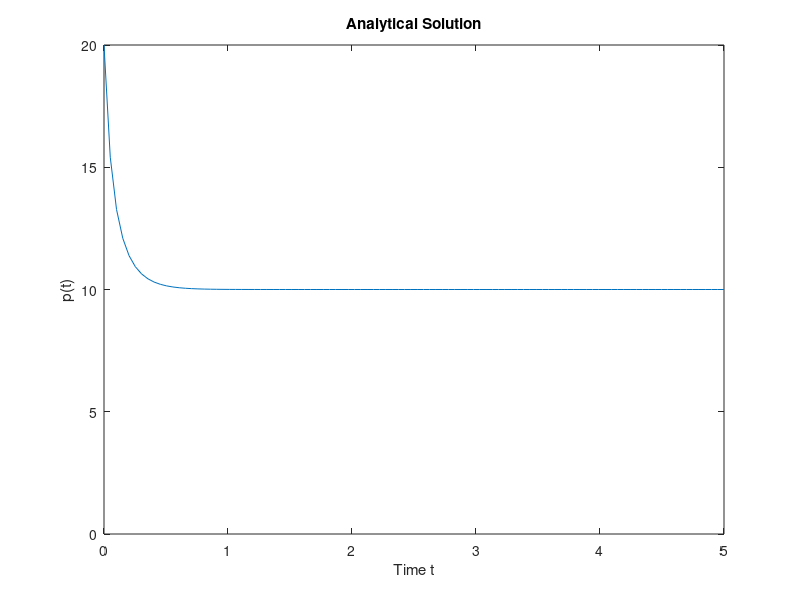

Source code (MATLAB): (Note: this script raises an error after producing the figure.)
%% Variables

Analyt_Sol = @(t) 200./(20-10*exp(-7.*t));  % Analytical Solution
f = @(p) 7*(1-p/10)*p;						% ODE diff(p) = f(p)
D_f = @(p)(7*(1-p/5));						% diff of f wrt p
p0 = 20;									% Initial value
t_end = 5;									% end time
dt = [1 1/2 1/4 1/8 1/16 1/32];				% time steps
Er_ExEul = zeros(1, length(dt));			% App. Error of Explicit Euler method
Er_Heun = zeros(1, length(dt));				% App. Error of method of Heun
Er_ImEul = zeros(1, length(dt));			% App. Error of Implicit Euler
Er_AdMol = zeros(1, length(dt));			% App. Error of Adams Moulton method
Er_AML1 = zeros(1, length(dt));				% App. Error of Adams Moulton Linearization-1
Er_AML2 = zeros(1, length(dt));				% App. Error of Adams Moulton Linearization-2
% Color definition matrix for graphs
Color = {[1 1 0], [1 0 1], [0 1 1], [1 0 0], [0 1 0], [0 0 1], [0 0 0]};
% Figure position matrix for figures
FigPosition = {[66 277 512 384], [436 278 512 384], [855 278 512 384], ...
               [66 1 512 384], [434 1 512 384],[855 1 512 384]};

%% a)

%p = 20;                                  % Y axis value limits
t = linspace(t_end,0);
close all
set(0, 'DefaultFigurePosition', FigPosition{1})
figure('name','Analytical Solution');
plot(t,Analyt_Sol(t));                   % Plotted p(t) in a graph
axis([0,t_end,0,p0]);
xlabel('Time t');
ylabel('p(t)');
title('Analytical Solution');

fprintf('Program paused. Proceed with Task b). Press enter to continue.\n\n');
pause;

%% b)

% Explicit Euler
% all Explicit Euler approximation values are calculated along with the
% error E_Ex_Eul (see task g))

%Global layout and display configuration
set(0, 'DefaultFigurePosition', FigPosition{1})
close all
figure('name','Explicit Euler');

%Explicit Euler for all dt's
for i=1:length(dt)
t = 0:dt(i):t_end;
p = Analyt_Sol(t);

y = Euler(f,p0,dt(i),t_end);                    %Euler calculation
Er_ExEul(i) = sqrt((dt(i)/5)*sum((y-p).^2));    %Error calculation
plot(t,y,'Color',Color{i},'LineStyle','-')      %Plot formating
hold on
end

%Printing results
plot(t,p,'Color',Color{length(dt)+1},'LineStyle','-')
axis([0,t_end,0,p0]);

%Labeling
xlabel('Time t')
ylabel('p(t)')
legend(strcat('Explicit Euler with dt =',' ',num2str(dt(1))),...
       strcat('Explicit Euler with dt =',' ',num2str(dt(2))),...
       strcat('Explicit Euler with dt =',' ',num2str(dt(3))),...
       strcat('Explicit Euler with dt =',' ',num2str(dt(4))),...
	   strcat('Explicit Euler with dt =',' ',num2str(dt(5))),...
	   strcat('Explicit Euler with dt =',' ',num2str(dt(6))),...
       'Analytical Solution', 'Location','northeast')
title(['Comparison of Explicit Euler approximations wrt time step ' ...
       'and analytical solution.'])
hold off

% Heun
% all Heun approximation values are calculated along with the
% error Er_Heun

set(0, 'DefaultFigurePosition', FigPosition{2})
figure('name','Heun');

% Heun Calculaitons
for i=1:length(dt)
t = 0:dt(i):t_end;
p = Analyt_Sol(t);

y = Heun(f,p0,dt(i),t_end);                 %Heun Calculation
Er_Heun(i) = sqrt((dt(i)/5)*sum((y-p).^2)); %Deviation error calculation
plot(t,y,'Color',Color{i},'LineStyle','-')  %Plot for all dt results
hold on
end

%Analytical solution Plot
plot(t,p,'Color',Color{length(dt)+1},'LineStyle','-')
axis([0,t_end,0,p0]);

xlabel('Time t');
ylabel('p(t)');
legend(strcat('Heun with dt =',' ',num2str(dt(1))),...
       strcat('Heun with dt =',' ',num2str(dt(2))),...
       strcat('Heun with dt =',' ',num2str(dt(3))),...
       strcat('Heun with dt =',' ',num2str(dt(4))),...
	   strcat('Heun with dt =',' ',num2str(dt(5))),...
	   strcat('Heun with dt =',' ',num2str(dt(6))),...
       'Analytical Solution', 'Location','northeast')
title(['Comparison of Heun approximations wrt time step ' ...
       'and analytical solution.'])
hold off

fprintf('Program paused. Proceed with Task b). Press enter to continue.\n\n');
pause;

%% c) and d)
% Implicit Euler
% all Implicit Euler aproximation values are calculated along with the
% error Er_ImEul

%Figure layout
set(0, 'DefaultFigurePosition', FigPosition{3})
figure('name','Implicit Euler');

%Implicit Euler Calculations
for i=1:length(dt)
t = 0:dt(i):t_end;
p = Analyt_Sol(t);
y = Im_Eul(f,D_f,p0,dt(i),t_end);
Er_ImEul(i) = sqrt((dt(i)/5)*sum((y-p).^2));
plot(t,y,'Color',Color{i},'LineStyle','-') 
hold on
end

%Printing results
plot(t,p,'Color',Color{length(dt)+1},'LineStyle','-')
axis([0,t_end,0,p0]);

xlabel('Time t')
ylabel('p(t)')
legend(strcat('dt =',' ',num2str(dt(1))),...
       strcat('dt =',' ',num2str(dt(2))),...
       strcat('dt =',' ',num2str(dt(3))),...
       strcat('dt =',' ',num2str(dt(4))),...
	   strcat('dt =',' ',num2str(dt(5))),...
	   strcat('dt =',' ',num2str(dt(6))),...
       'Analytical Solution', 'Location','northeast')
title(['Comparison of Implicit Euler approximations wrt time step ' ...
       'and analytical solution.'])
hold off


% Adams Moulton
% all Adams Moulton approximation values are calculated along with the
% error Er_AdMol

set(0, 'DefaultFigurePosition', FigPosition{4})
figure('name','Adams Moulton');

for i=1:length(dt)
t = 0:dt(i):t_end;
p = Analyt_Sol(t);
y = Adams_Moulton(f,D_f,p0,dt(i),t_end);
Er_AdMol(i) = sqrt((dt(i)/5)*sum((y-p).^2));
plot(t,y,'Color',Color{i},'LineStyle','-')
hold on
end

plot(t,p,'Color',Color{length(dt)+1},'LineStyle','-')
axis([0,t_end,0,p0]); % Increase the yscale to track instable behaviour

xlabel('Time t')
ylabel('p(t)')
legend(strcat('dt =',' ',num2str(dt(1))),...
       strcat('dt =',' ',num2str(dt(2))),...
       strcat('dt =',' ',num2str(dt(3))),...
       strcat('dt =',' ',num2str(dt(4))),...
	   strcat('dt =',' ',num2str(dt(5))),...
	   strcat('dt =',' ',num2str(dt(6))),...
       'Analytical Solution', 'Location','northeast')
title(['Comparison of ADAMS MOULTON approximations wrt time step ' ...
       'and analytical solution.'])
hold off

fprintf('Program paused. Proceed with Task e). Press enter to continue.\n\n');
pause;

%% e) and f)
% Adams Moulton Linearization 1
% all Adams Moulton linearization1 approximation values are calculated along with the
% error Er_AML1

set(0, 'DefaultFigurePosition', FigPosition{5})
figure('name','AM Linearization1');

for i=1:length(dt)
t = 0:dt(i):t_end;
p = Analyt_Sol(t);
y = AM_Lin1(p0,dt(i),t_end);
Er_AML1(i) = sqrt((dt(i)/5)*sum((y-p).^2));
plot(t,y,'Color',Color{i},'LineStyle','-')
hold on
end

plot(t,p,'Color',Color{length(dt)+1},'LineStyle','-')
axis([0,t_end,0,p0]);

xlabel('Time t')
ylabel('p(t)')
legend(strcat('dt =',' ',num2str(dt(1))),...
       strcat('dt =',' ',num2str(dt(2))),...
       strcat('dt =',' ',num2str(dt(3))),...
       strcat('dt =',' ',num2str(dt(4))),...
	   strcat('dt =',' ',num2str(dt(5))),...
	   strcat('dt =',' ',num2str(dt(6))),...
       'Analytical Solution', 'Location','northeast')
title(['Comparison of First Linearised Adams Moulton approximations wrt ' ...
       'time step and analytical solution.'])
hold off

% Adams Moulton Linearization 2
% all Adams Moulton linearization1 aproximation values are calculated along with the
% error Er_AML2

t_end = 30;	% JFT (Increased time frame to observe "long time" behaviour)

set(0, 'DefaultFigurePosition', FigPosition{6})
figure('name','AM Linearization2');

%plug and play liniarisation formula
for i=1:length(dt)
t = 0:dt(i):t_end;
p = Analyt_Sol(t);
y = AM_Lin2(p0,dt(i),t_end);
Er_AML2(i) = sqrt((dt(i)/5)*sum((y-p).^2));
plot(t,y,'Color',Color{i},'LineStyle','-')
hold on
end

%Printing results
plot(t,p,'Color',Color{length(dt)+1},'LineStyle','-')
axis([0,t_end,0,p0]);

xlabel('Time t')
ylabel('p(t)')
legend(strcat('dt =',' ',num2str(dt(1))),...
       strcat('dt =',' ',num2str(dt(2))),...
       strcat('dt =',' ',num2str(dt(3))),...
       strcat('dt =',' ',num2str(dt(4))),...
	   strcat('dt =',' ',num2str(dt(5))),...
	   strcat('dt =',' ',num2str(dt(6))),...
       'Analytical Solution', 'Location','northeast')
title(['Comparison of AM Linearization2 approximations wrt time step ' ...
       'and analytical solution.'])
hold off

fprintf('Program paused. Proceed with Task g). Press enter to continue.\n\n');
pause;
%% Task g)
% see output table and pdf file

%% Task h)
% The following error factors have been obtained from the calculations
% performed in task b).

Er_ExEul_Factor = Er_ExEul(1:end-1)./Er_ExEul(2:end);

Er_Heun_Factor = Er_Heun(1:end-1)./Er_Heun(2:end);

Er_ImEul_Factor = Er_ImEul(1:end-1)./Er_ImEul(2:end);

Er_AdMol_Factor = Er_AdMol(1:end-1)./Er_AdMol(2:end);

Er_AML1_Factor = Er_AML1(1:end-1)./Er_AML1(2:end);

Er_AML2_Factor = Er_AML2(1:end-1)./Er_AML2(2:end);

%% Output all information
close all;
%set(0, 'DefaultFigurePosition', FigPosition{1})
f1 = figure('name','Error Data');
cnames = {'dt = 1', 'dt = 1/2', 'dt = 1/4', ...
          'dt = 1/8', 'dt = 1/16', 'dt = 1/32'};
      
ExEul_rnames = {'Explicit Euler Error', 'Error Factor'};
EulerTable = uitable(f1,'Data',[Er_ExEul;[0,Er_ExEul_Factor]],...
                'ColumnName',cnames, 'RowName', ExEul_rnames,...
                'Position', [0 500 700 100]);

Heun_rnames = {'Heun Error', 'Error Factor'};
HeunTable = uitable(f1,'Data',[Er_Heun;[0,Er_Heun_Factor]],...
                'ColumnName',cnames, 'RowName', Heun_rnames,...
                'Position', [700 500 700 100]);
            
ImEul_rnames = {'Implicit Euler Error', 'Error Factor'};
ImEulTable = uitable(f1,'Data',[Er_ImEul;[0,Er_ImEul_Factor]],...
                'ColumnName',cnames, 'RowName', ImEul_rnames,...
                'Position', [0 300 700 100]);
            
AM_rnames = {'Adams Moulton Error', 'Error Factor'};
AMTable = uitable(f1,'Data',[Er_AdMol;[0,Er_AdMol_Factor]],...
                'ColumnName',cnames, 'RowName', AM_rnames,...
                'Position', [700 300 700 100]);
            
AML1_rnames = {'AM L1 Error', 'Error Factor'};
AML1Table = uitable(f1,'Data',[Er_AML1;[0,Er_AML1_Factor]],...
                'ColumnName',cnames, 'RowName', AML1_rnames,...
                'Position', [0 100 700 100]);
            
AML2_rnames = {'AM L2 Error', 'Error Factor'};
AML2Table = uitable(f1,'Data',[Er_AML2;[0,Er_AML2_Factor]],...
                'ColumnName',cnames, 'RowName', AML2_rnames,...
                'Position', [700 100 700 100]);
            
            